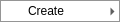
<?xml version="1.0" encoding="UTF-8"?><ui version="4.0"><class>PhysicsActionsForm</class><widget class="QMenu" name="PhysicsActionsForm"><property name="title"><string>Physics</string></property><widget class="QMenu" name="createMenu"><property name="title"><string>Create</string></property><addaction name="createPhysicsMaterialAction"/></widget><addaction name="createMenu"/><action name="createPhysicsMaterialAction"><property name="text"><string>Physics Material</string></property></action></widget><resources/><connections/></ui>
